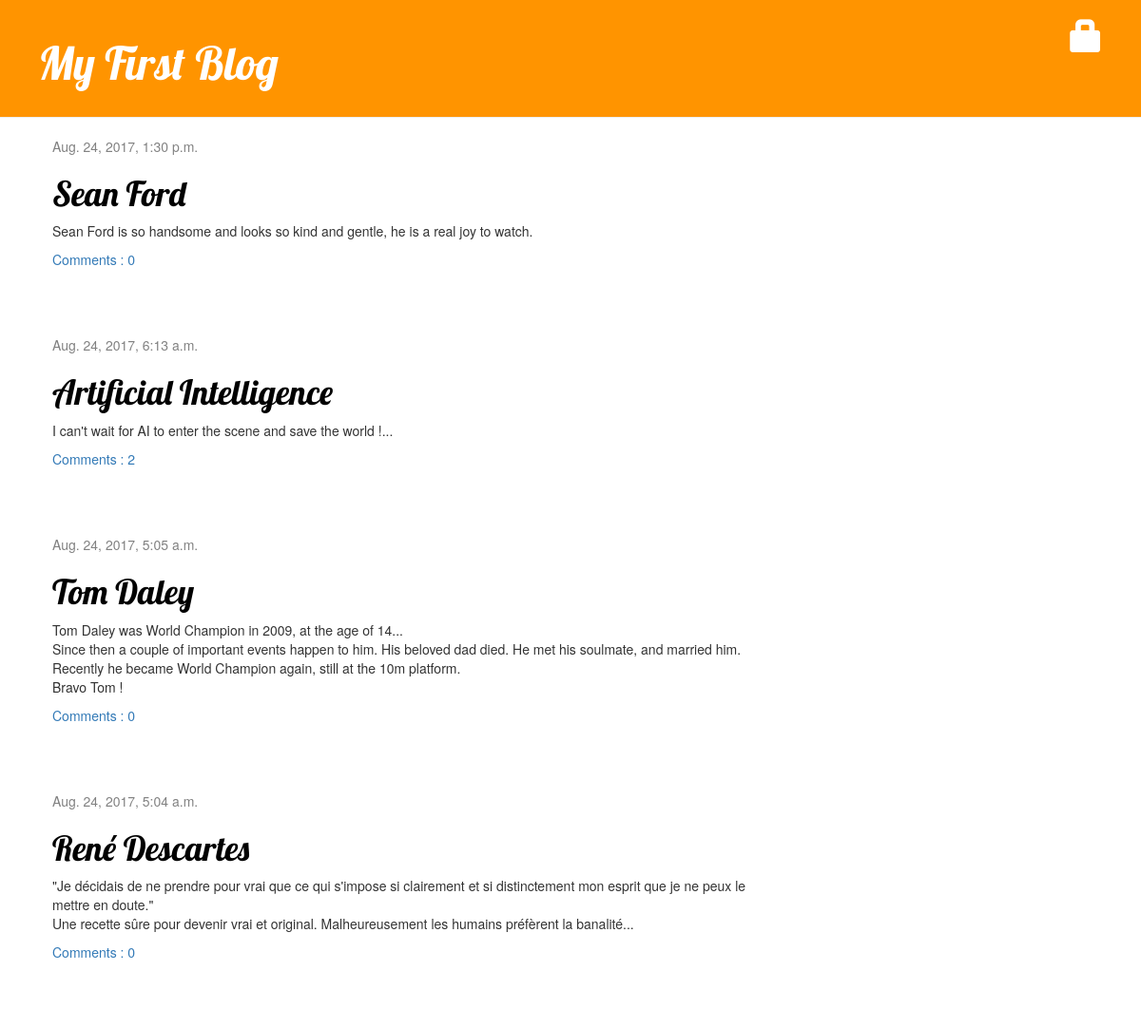
The page / on the database its author committed.
### blog/models.py (models this page shows, shortened)
class Post(models.Model) :
    author = models.ForeignKey('auth.User')
    title = models.CharField(max_length=200)
    text = models.TextField()
    created_date = models.DateTimeField(default=timezone.now)
    published_date = models.DateTimeField(blank=True, null=True)
    def approved_comments(self) :
        return self.comments.filter(approved_comment=True)

### blog/views.py (the view)
# urls.py: urlpatterns = [url(r'^$', views.post_list, name='post_list'),
def post_list(request) :
    unordered_posts = Post.objects.filter(published_date__lte=timezone.now())
    posts = unordered_posts.order_by('-published_date')
    return render(request, 'blog/post_list.html', {'posts': posts})

### blog/templates/blog/post_list.html
{% extends 'blog/base.html' %}
{% block content %}
	{% for post in posts %}
		<div class="post">
			<div class="date">
				{{ post.published_date }}
			</div>
			<h1><a href="{% url 'post_detail' pk=post.pk %}">  {{ post.title }}  </a></h1>
			<p>  {{ post.text|linebreaksbr }}  </p>
			<a href="{% url 'post_detail' pk=post.pk %}">  Comments : {{ post.approved_comments.count }}  </a>
		</div>
	{% endfor %}
{% endblock content %}

### blog/templates/blog/base.html (shortened to what this page needs)
{% load staticfiles %}
<html>
	<head>
        	<link rel="stylesheet" href="//maxcdn.bootstrapcdn.com/bootstrap/3.2.0/css/bootstrap.min.css">
        	<link rel="stylesheet" href="//maxcdn.bootstrapcdn.com/bootstrap/3.2.0/css/bootstrap-theme.min.css">
        	<link rel="stylesheet" href="{% static 'css/blog.css' %}">
    	</head>
    	<body>
    		<div class="page-header">
			{% if user.is_authenticated %}
    				<a href="{% url 'post_new' %}" class="top-menu"><span class="glyphicon glyphicon-plus"></span></a>
				<a href="{% url 'post_draft_list' %}" class="top-menu"><span class="glyphicon glyphicon-edit"></span></a>
				<h2 class="top-menu">  Hello {{ user.username }} !  <small><a href="{% url 'logout' %}">  (Log out)  </a></small></h2>
			{% else %}
            			<a href="{% url 'login' %}" class="top-menu"><span class="glyphicon glyphicon-lock"></span></a>
			{% endif %}
        		<h1><a href="/">  My First Blog  </a></h1>
    		</div>
    		<div class="content container">
        		<div class="row">
            			<div class="col-md-8">
            				{% block content %}
            				{% endblock %}
            			</div>
        		</div>
    		</div>
	</body>
</html>

### blog/static/css/blog.css (style rules this page uses)
h1 a { color: #FCA205 ; }
.page-header { background-color: #ff9400 ; margin-top: 0 ; padding: 20px 20px 20px 40px ; }
.page-header h1, .page-header h1 a, .page-header h1 a:visited, .page-header h1 a:active { color: #ffffff ; font-size: 36pt ; text-decoration: none ; }
.content { margin-left: 40px ; }
h1, h2, h3, h4 { font-family: 'Lobster', cursive ; }
.date { color: #828282 ; }
.top-menu, .top-menu:hover, .top-menu:visited { color: #ffffff ; float: right ; font-size: 26pt ; margin-right: 20px ; }
.post { margin-bottom: 70px ; }
.post h1 a, .post h1 a:visited { color: #000000 ; }

### rows shown on the page
Post: published_date "Aug. 24, 2017, 1:30 p.m.", title "Sean Ford", text "Sean Ford is so handsome and looks so kind and gentle, he is a real joy to watch.", approved_comments.count "0"
Post: published_date "Aug. 24, 2017, 6:13 a.m.", title "Artificial Intelligence", text "I can't wait for AI to enter the scene and save the world !...", approved_comments.count "2"
Post: published_date "Aug. 24, 2017, 5:05 a.m.", title "Tom Daley", text "Tom Daley was World Champion in 2009, at the age of 14... Since then a couple of important events happen to him. His beloved dad died. He met his soulmate, and married him. Recently he became World Champion again, still at the 10m platform. Bravo Tom !", approved_comments.count "0"
Post: published_date "Aug. 24, 2017, 5:04 a.m.", title "René Descartes", text "\"Je décidais de ne prendre pour vrai que ce qui s'impose si clairement et si distinctement mon esprit que je ne peux le mettre en doute.\" Une recette sûre pour devenir vrai et original. Malheureusement les humains préfèrent la banalité...", approved_comments.count "0"
